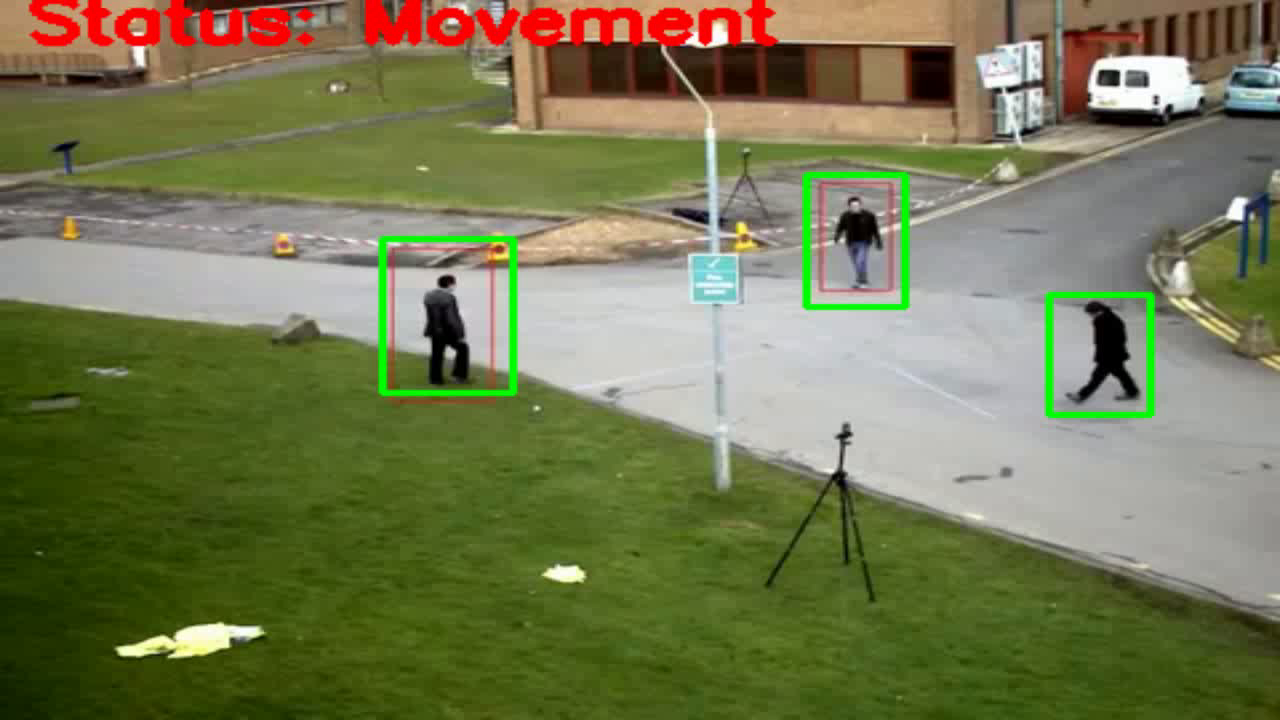
#> input picture frame 0 of Hareket Algılama/output.avi, 1280 x 720 px, given in place of video.mp4, which was not available
$ python 'hareketli nesneyi çerçeveye alma.py'
#> lines starting #> are read from the running program, lines starting #| are printed output that depends on the picture; after the words box and inside, x2 and y2 are one past the last pixel; in counts of white or black regions, pixels touching at a corner belong together; pictures that were not available may be replaced by others from this repository, and a replacement may not be noted
import cv2
import numpy as np

cap = cv2.VideoCapture("video.mp4")
frame_width = int( cap.get(cv2.CAP_PROP_FRAME_WIDTH))

frame_height =int( cap.get( cv2.CAP_PROP_FRAME_HEIGHT))

fourcc = cv2.VideoWriter_fourcc('X','V','I','D')

out = cv2.VideoWriter("output.avi", fourcc, 5.0, (1280,720))

ret, frame1 = cap.read()
#> frame1 is the input picture: shape (720, 1280, 3); mean B, G, R 81.8, 121, 117.5
ret, frame2 = cap.read()
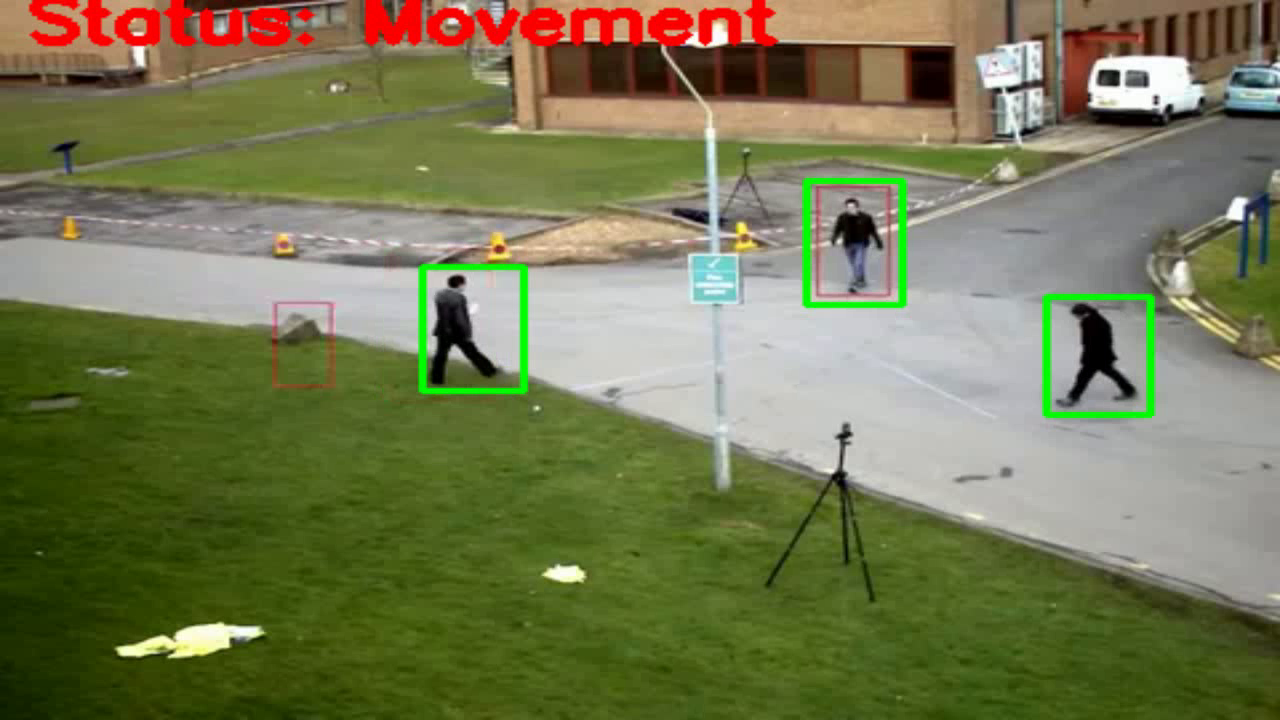
#> input picture frame 1 of Hareket Algılama/output.avi, 1280 x 720 px, given in place of video.mp4, which was not available
#> frame2 is the input picture: shape (720, 1280, 3); mean B, G, R 82, 120.9, 117.6
print(frame1.shape)
#| (720, 1280, 3)
while cap.isOpened():
    diff = cv2.absdiff(frame1, frame2)
    gray = cv2.cvtColor(diff, cv2.COLOR_BGR2GRAY)
    blur = cv2.GaussianBlur(gray, (5,5), 0)
    _, thresh = cv2.threshold(blur, 20, 255, cv2.THRESH_BINARY)
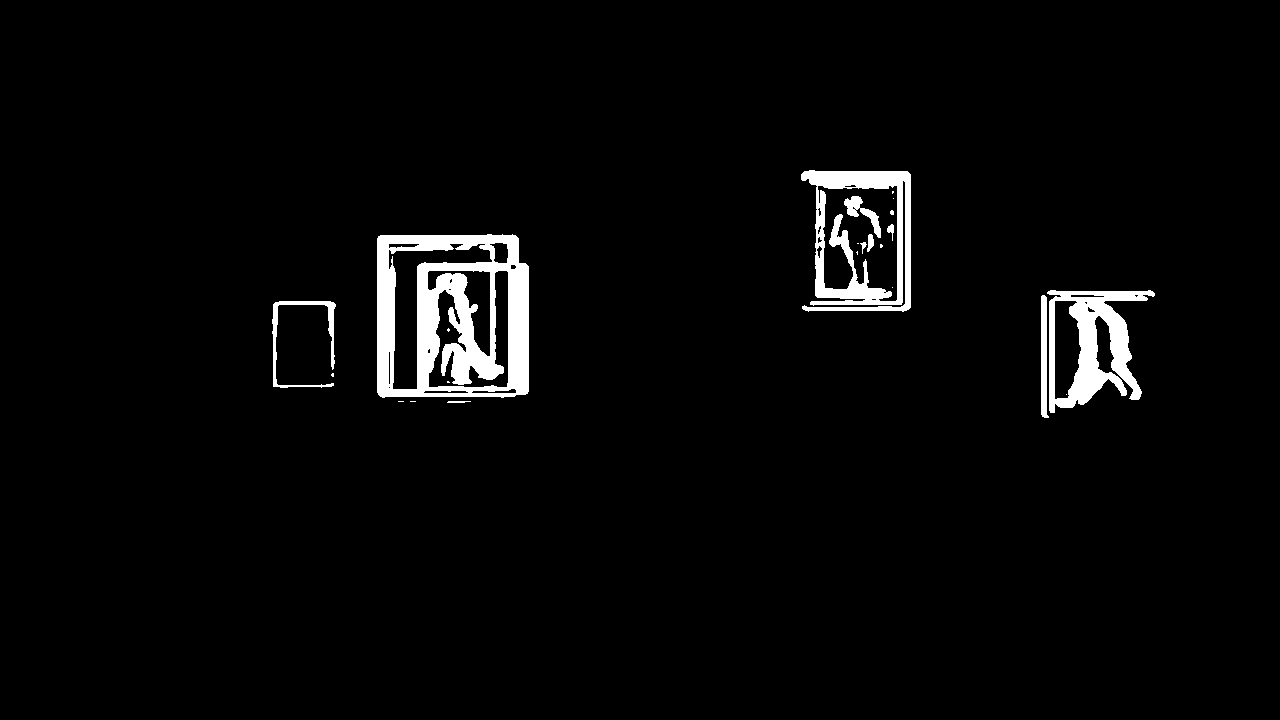
#> thresh: shape (720, 1280); 3.2% white; 23 white regions (13 under 20 px), largest, box (x1, y1, x2, y2) and area: (377, 234, 529, 398) 14742, (801, 170, 911, 312) 6332, (1047, 290, 1155, 413) 5832
    dilated = cv2.dilate(thresh, None, iterations=3)
#> dilated: shape (720, 1280); 5.1% white; 4 white regions
    contours, _ = cv2.findContours(dilated, cv2.RETR_TREE, cv2.CHAIN_APPROX_SIMPLE) #anladığım kadarıyla maskelenen kısmın kordinatlarını veriyor
#> contours = 25 contours, 4 with area under 20; largest, box (x1, y1, x2, y2) and area: (374, 231, 532, 406) 26220, (798, 167, 914, 315) 15004, (1038, 287, 1158, 421) 11351, (269, 298, 339, 391) 6072, (278, 307, 330, 383) 3572

    for contour in contours:
        (x, y, w, h) = cv2.boundingRect(contour) #dikdörtgen sınırlarını bulur
        if cv2.contourArea(contour) < 900:
            continue
        cv2.rectangle(frame1, (x, y), (x+w, y+h), (0, 255, 0), 2)
        #cv2.drawContours(frame1, contours, -1, (0, 255, 0), 2) #hareket eden nesnelerin kenar çizimlerini yapmak için BINARY_INV yap
        cv2.putText(frame1, "Status: {}".format('Movement'), (10, 20), cv2.FONT_HERSHEY_SIMPLEX,
                    1, (0, 0, 255), 3)
#> this loop made 25 passes
#> (x, y, w, h) on passes 1 to 8: (269, 298, 70, 93), (278, 307, 52, 76), (1038, 287, 120, 134), (1098, 321, 12, 49), (1057, 303, 21, 93), (374, 231, 158, 175), (474, 380, 10, 5), (496, 376, 10, 9)
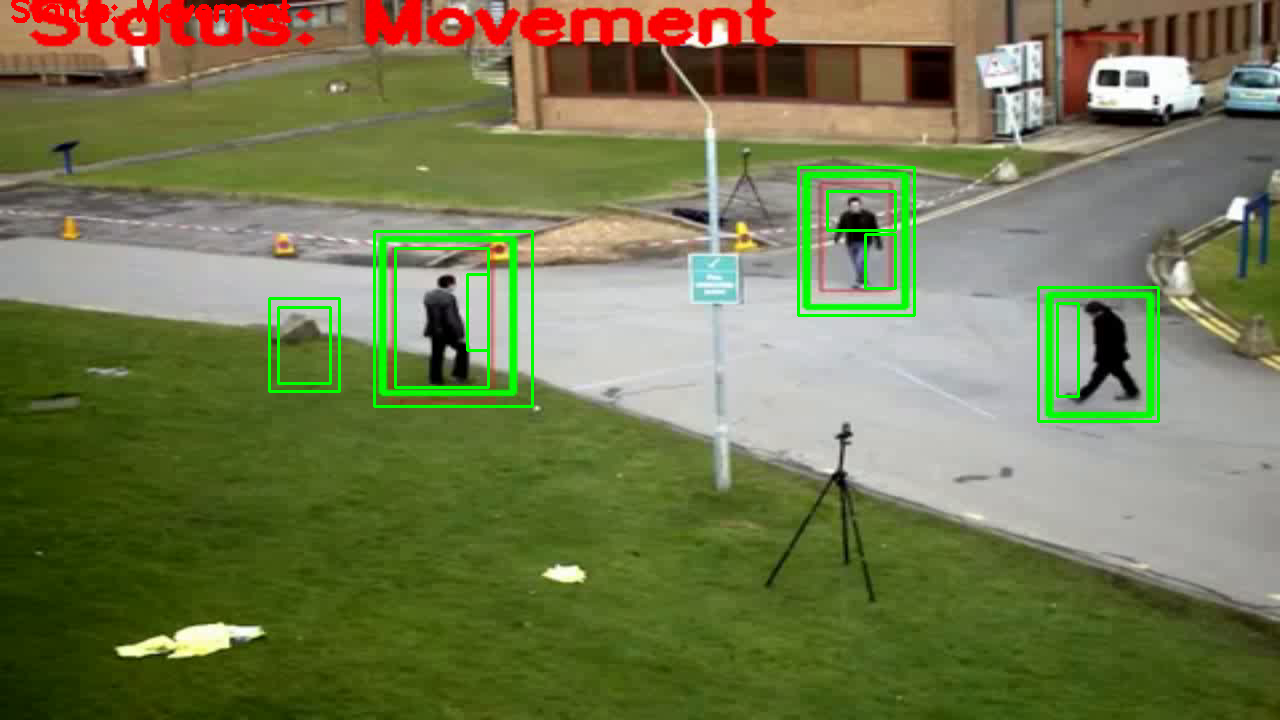
#> frame1: shape (720, 1280, 3); 1.45% of pixels changed, all inside (x1, y1, x2, y2) = (11, 0, 1160, 423)


    image = cv2.resize(frame1, (1280,720))
    out.write(image)
    cv2.imshow("feed", frame1)
    cv2.imshow("gri",dilated)
    frame1 = frame2
    ret, frame2 = cap.read()
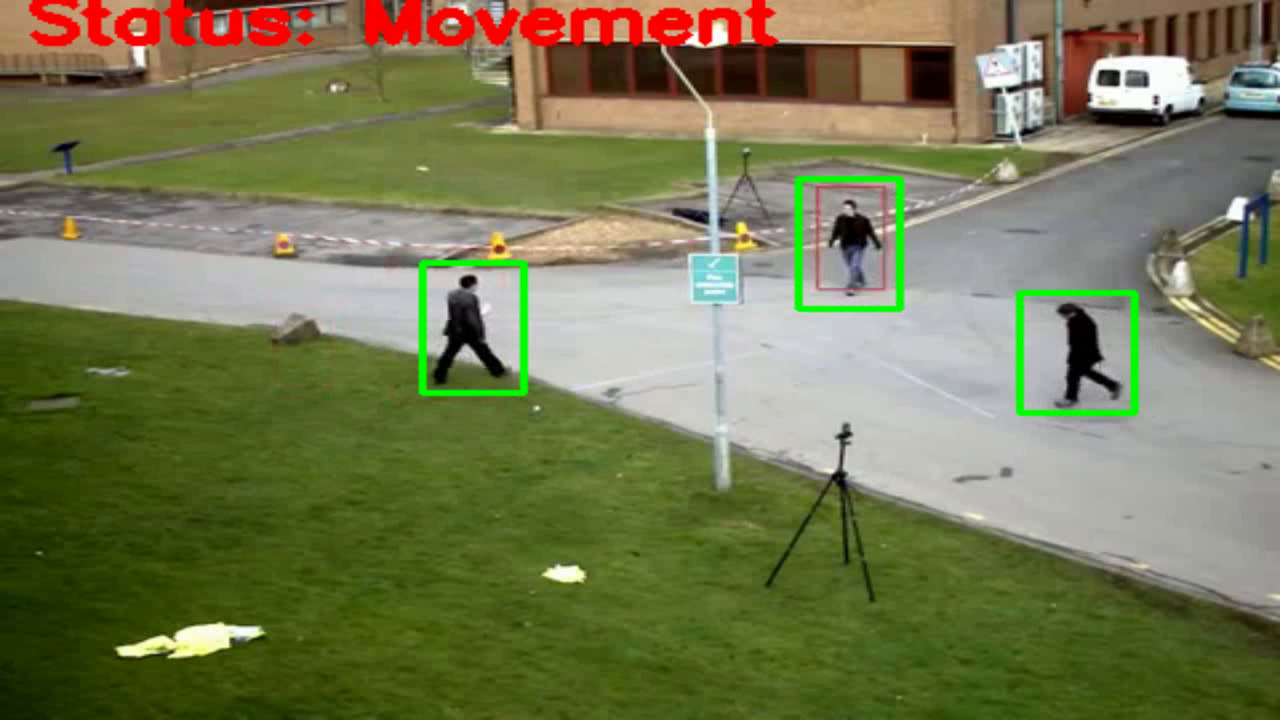
#> input picture frame 2 of Hareket Algılama/output.avi, 1280 x 720 px, given in place of video.mp4, which was not available
#> frame2 is the input picture: shape (720, 1280, 3); mean B, G, R 82.1, 121.1, 117.6

    if cv2.waitKey(40) == 27:
#> (key Esc is pressed here)
        break

cv2.destroyAllWindows()
cap.release()
out.release()

$ run again, starting later in the video
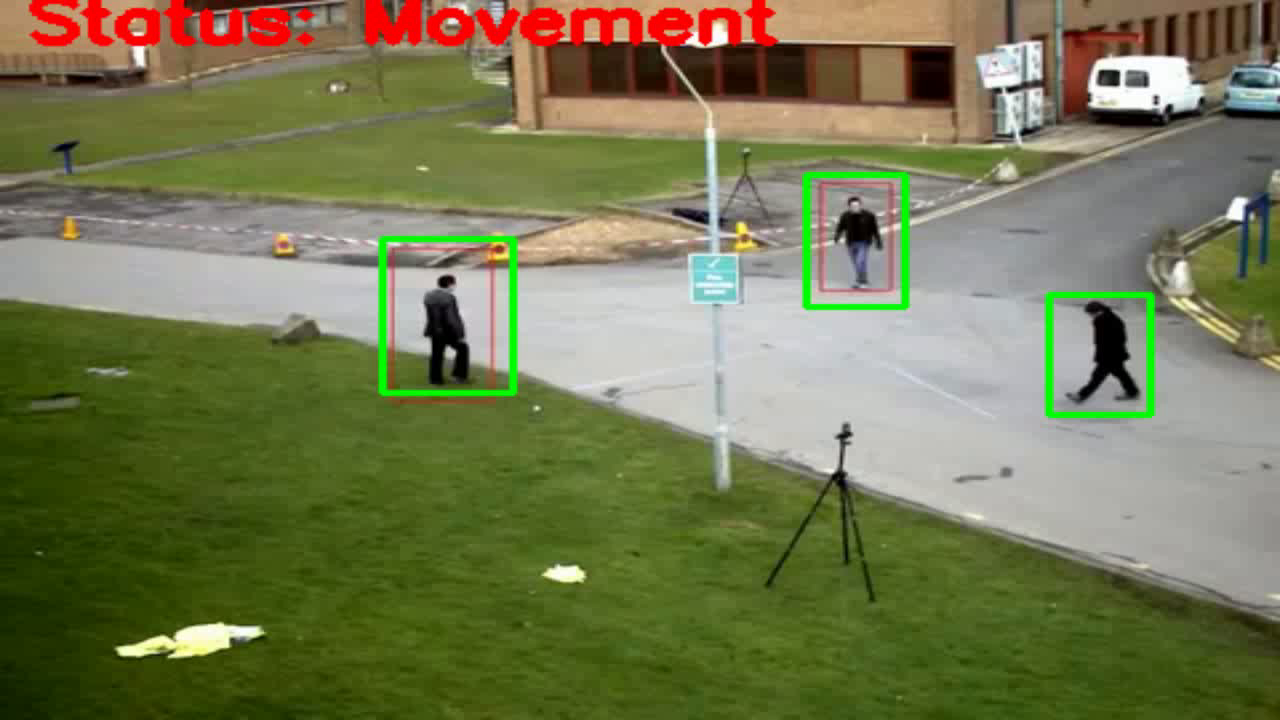
#> input picture frame 0 of Hareket Algılama/output.avi, 1280 x 720 px, given in place of video.mp4, which was not available
#> frame1 is the input picture: shape (720, 1280, 3); mean B, G, R 81.8, 121, 117.5
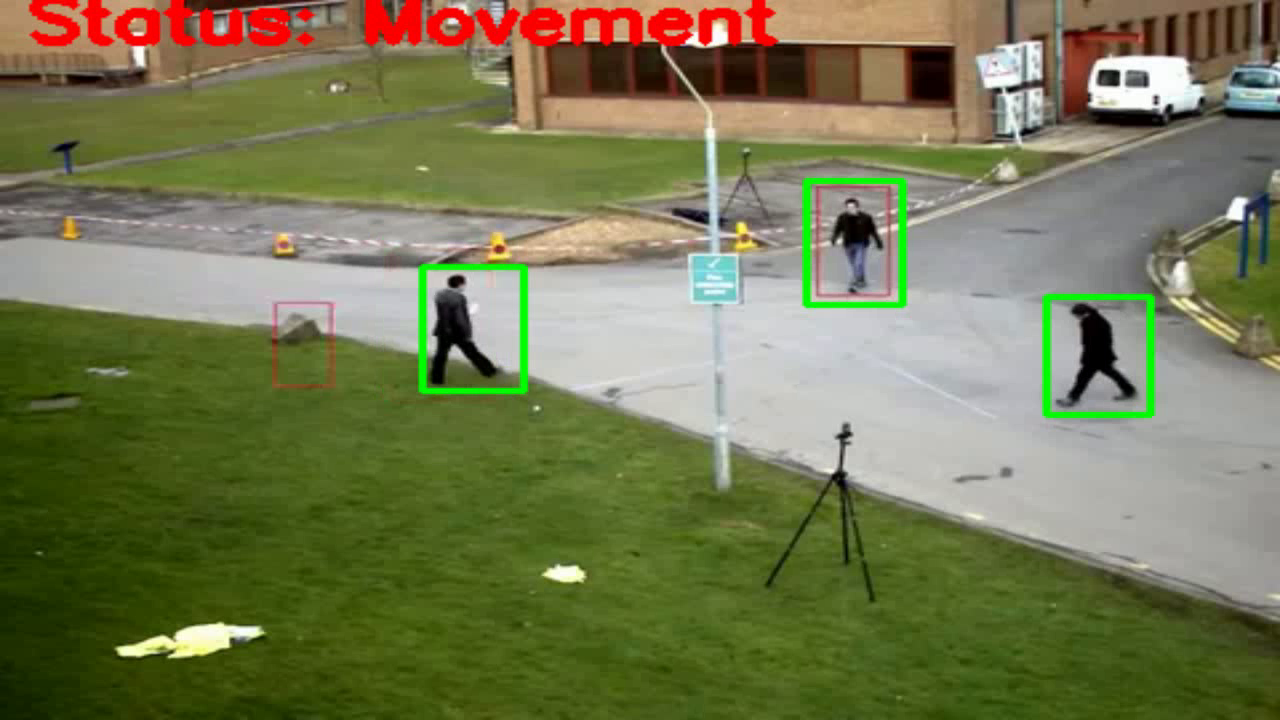
#> input picture frame 1 of Hareket Algılama/output.avi, 1280 x 720 px, given in place of video.mp4, which was not available
#> frame2 is the input picture: shape (720, 1280, 3); mean B, G, R 82, 120.9, 117.6
#| (720, 1280, 3)
#> thresh: shape (720, 1280); 3.2% white; 23 white regions (13 under 20 px), largest, box (x1, y1, x2, y2) and area: (377, 234, 529, 398) 14742, (801, 170, 911, 312) 6332, (1047, 290, 1155, 413) 5832
#> dilated: shape (720, 1280); 5.1% white; 4 white regions
#> contours = 25 contours, 4 with area under 20; largest, box (x1, y1, x2, y2) and area: (374, 231, 532, 406) 26220, (798, 167, 914, 315) 15004, (1038, 287, 1158, 421) 11351, (269, 298, 339, 391) 6072, (278, 307, 330, 383) 3572
#> the loop `for contour in contours:` made 25 passes
#> (x, y, w, h) on passes 1 to 8: (269, 298, 70, 93), (278, 307, 52, 76), (1038, 287, 120, 134), (1098, 321, 12, 49), (1057, 303, 21, 93), (374, 231, 158, 175), (474, 380, 10, 5), (496, 376, 10, 9)
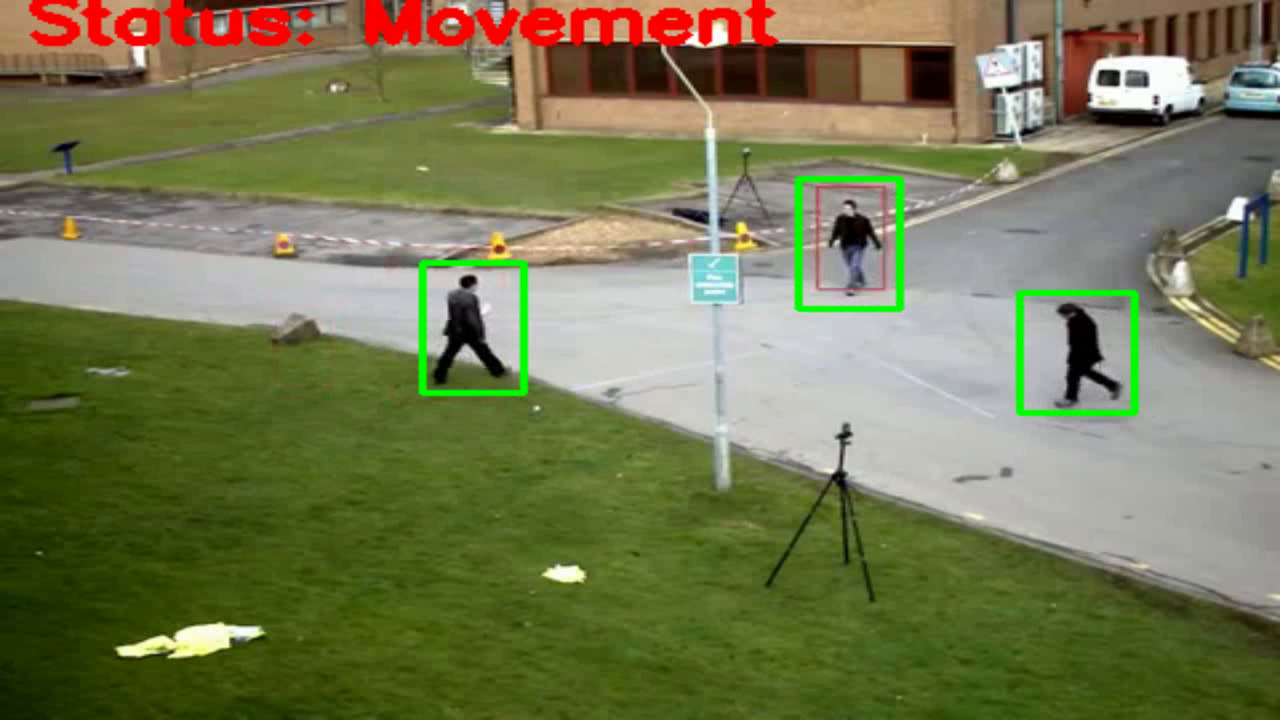
#> input picture frame 2 of Hareket Algılama/output.avi, 1280 x 720 px, given in place of video.mp4, which was not available
#> frame2 is the input picture: shape (720, 1280, 3); mean B, G, R 82.1, 121.1, 117.6
